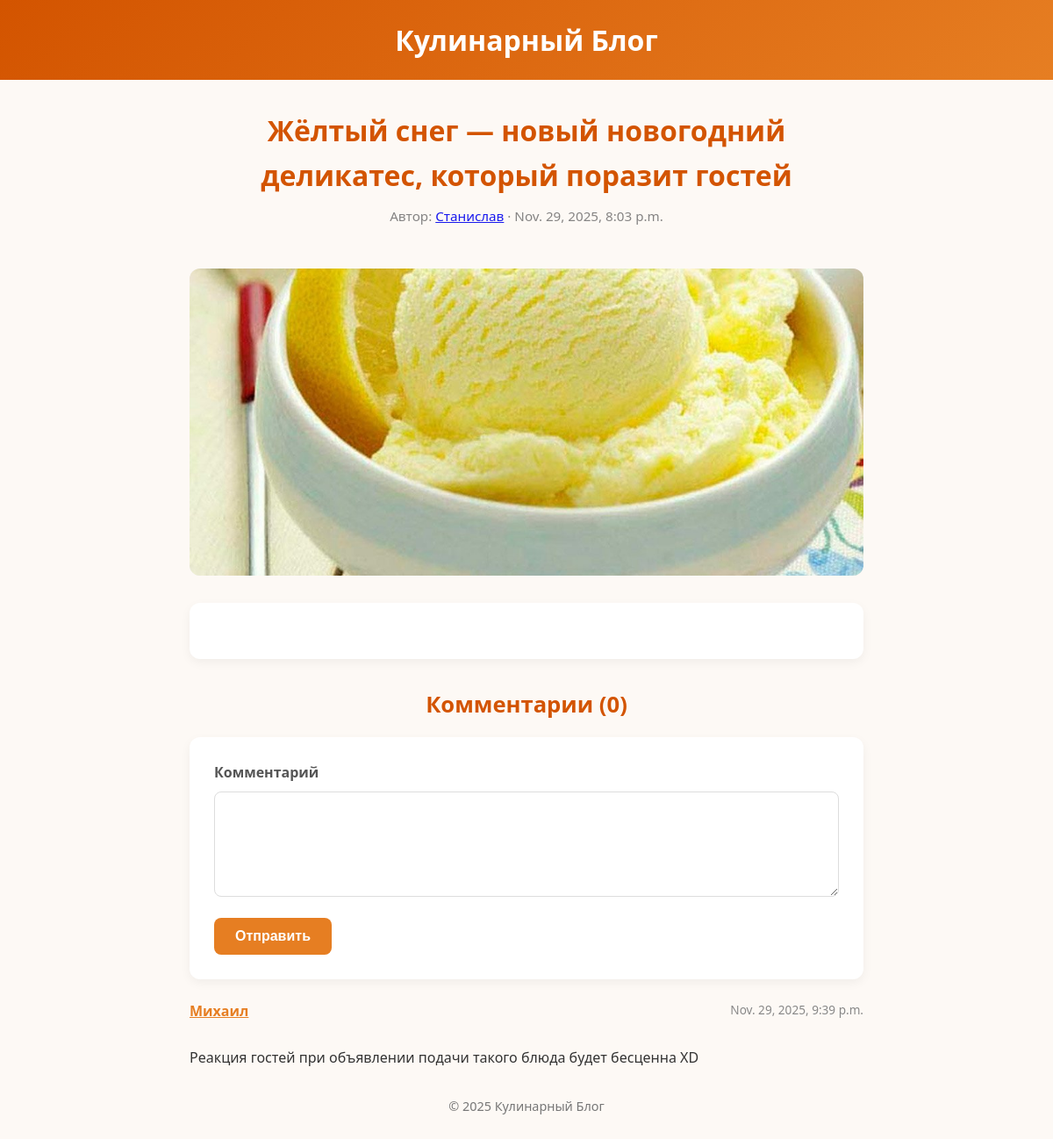
The page /articles/3 on the database its author committed.
### Main/models.py (models this page shows, shortened)
class Article(models.Model):
    author = models.ForeignKey(User, on_delete=models.CASCADE, editable=True)
    title = models.CharField(max_length=100)
    pub_date = models.DateTimeField('publication date', auto_now_add=True)
    article = tinymce_models.HTMLField()
    image = models.ImageField(upload_to='articles', blank=True, null=True)

class Comment(models.Model):
    author = models.ForeignKey(User, on_delete=models.CASCADE)
    comment = models.CharField(max_length=250)
    pub_date = models.DateTimeField('publication date', auto_now_add=True)
    article = models.ForeignKey(Article, on_delete=models.CASCADE)

### Main/views.py (the view)
# urls.py: path('articles/<int:article_id>', views.article_show, name='article_url'),
def article_show(request, article_id):
    article = Article.objects.get(id=article_id)
    comments = Article.objects.get(id=article_id).comment_set.order_by('-pub_date')
    return render(request, 'articles.html', {'article' : article, 'comments': comments})

### Main/templates/articles.html (shortened to what this page needs)
<!DOCTYPE html>
<html lang="ru">
<head>
</head>
<body>
  <header>
    <h1>Кулинарный Блог</h1>
  </header>
  <div class="container">
    <article>
      <div class="article-header">
        <h1>{{article.title}}</h1>
        <p class="article-meta">Автор: <a href="{% url 'account_show' article.author.id %}">{{article.author.first_name}}</a> · {{article.pub_date}}</p>
      </div>
      <img
        src="{{article.image.url}}"
        alt="{{article.title}}"
        class="article-image"
      >
      <div class="article-content">
      </div>
      <section class="comments-section">
        <h2>Комментарии (<span id="comments-count">0</span>)</h2>
        <form id="comment-form" class="comment-form" name="comment" method="POST" action="{% url 'publication_comment' article.id %}">
          <div class="form-group">
            <label for="text">Комментарий</label>
            <textarea id="text" name="comment_text" required></textarea>
          </div>
          <button type="submit" class="btn">Отправить</button>
        </form>
        <div id="comments-list" class="comments-list">
            {% if comments is not None %}
            {% for comment in comments %}
            <div class="comment-header">
            <a href="{% url 'account_show' comment.author.id %}" class="comment-author">{{comment.author.first_name}}</a>
            <span class="comment-date">{{comment.pub_date}}</span>
          </div>
          <div class="comment-text">{{comment.comment}}</div>
        {% endfor %}
        {% endif %}
        </div>
      </section>
    </article>
    <footer>
      <p>© 2025 Кулинарный Блог</p>
    </footer>
  </div>
</body>
</html>

### Main/templates/articles.html (style rules this page uses)
* { margin: 0; padding: 0; box-sizing: border-box; }
body { font-family: 'Segoe UI', system-ui, sans-serif; line-height: 1.6; color: #333; background-color: #fdf9f5; padding-bottom: 2rem; }
header { background: linear-gradient(135deg, #d35400, #e67e22); color: white; text-align: center; padding: 1.25rem 1rem; }
.container { max-width: 800px; margin: 0 auto; padding: 0 1rem; }
.article-header { text-align: center; margin: 2rem 0 1.5rem; }
.article-header h1 { font-size: 2rem; color: #d35400; margin-bottom: 0.5rem; }
.article-meta { color: #787777; font-size: 0.95rem; opacity: 0.9; }
.article-image { width: 100%; height: 350px; object-fit: cover; border-radius: 12px; margin: 1.5rem 0; background-color: #eee; }
.article-content { background: white; padding: 2rem; border-radius: 12px; box-shadow: 0 4px 12px rgba(0,0,0,0.05); margin-bottom: 2rem; font-size: 1.05rem; }
.comments-section h2 { font-size: 1.6rem; color: #d35400; margin: 2rem 0 1rem; text-align: center; }
.comment-form { background: white; padding: 1.75rem; border-radius: 12px; box-shadow: 0 4px 12px rgba(0,0,0,0.05); margin-bottom: 1.5rem; }
.form-group { margin-bottom: 1rem; }
.form-group label { display: block; margin-bottom: 0.5rem; font-weight: 600; color: #555; }
.form-group input, .form-group textarea { width: 100%; padding: 0.75rem; border: 1px solid #ddd; border-radius: 8px; font-size: 1rem; transition: border-color 0.3s; }
.form-group textarea { height: 120px; resize: vertical; }
.btn { background: #e67e22; color: white; border: none; padding: 0.75rem 1.5rem; font-size: 1rem; font-weight: 600; border-radius: 8px; cursor: pointer; transition: background 0.3s; }
.comments-list { display: flex; flex-direction: column; gap: 1.25rem; }
.comment-header { display: flex; justify-content: space-between; margin-bottom: 0.5rem; }
.comment-author { font-weight: 600; color: #e67e22; }
.comment-date { font-size: 0.85rem; color: #888; }
.comment-text { line-height: 1.5; }
footer { text-align: center; color: #777; font-size: 0.9rem; margin-top: 2rem; }

### rows shown on the page
Article: title "Жёлтый снег — новый новогодний деликатес, который поразит гостей", author.first_name "Станислав", pub_date "Nov. 29, 2025, 8:03 p.m.", image (picture)
Comment: author.first_name "Михаил", pub_date "Nov. 29, 2025, 9:39 p.m.", comment "Реакция гостей при объявлении подачи такого блюда будет бесценна XD"
